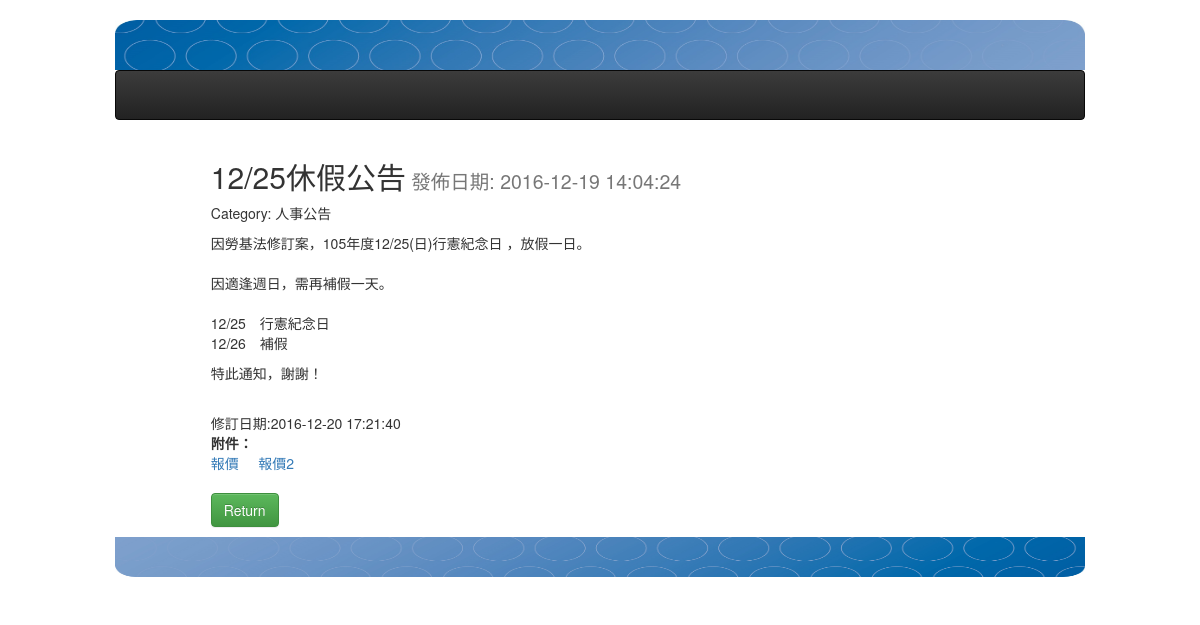
/posts/32/, run on an earlier commit of the app's database.
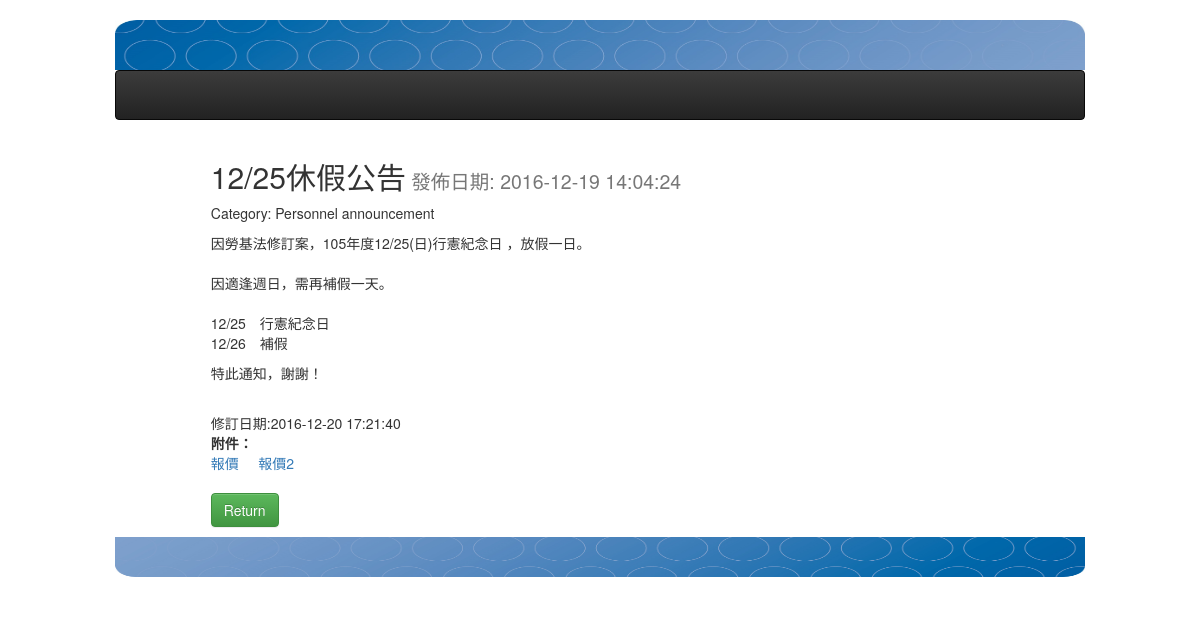
And on a later commit of the database.
### posts/models.py (models this page shows, shortened)
class Post(models.Model):
    categories = models.ForeignKey(Category, default=1)
    subject = models.CharField(max_length=60)
    content = models.TextField()
    timestemp = models.DateTimeField(auto_now_add=True, auto_now=False)
    modify = models.DateTimeField(auto_now_add=False, auto_now=True)
    available = models.BooleanField(default=True)
    istop = models.BooleanField(default=False)
    class Meta:
        ordering = [ '-istop', '-modify','id' ]

class Category(models.Model):
    description = models.CharField(max_length=30, blank=False, null=False )
    slug = models.SlugField(max_length=30,unique=True)
    class Meta:
        ordering = ('description',)
        verbose_name = 'category'
        verbose_name_plural = 'categories'
    def __str__(self):
        return self.description

### posts/views.py (the view)
# urls.py: url(r'^(?P<pk>\d+)/$', views.PostDetail.as_view(), name="detail" ),
class PostDetail(DetailView):
    model = models.Post

### templates/posts/post_detail.html (shortened to what this page needs)
{% extends "base.html" %}
{% block content%}
<div class="col-sm-8 col-md-10 col-sm-offset-1 col-md-offset-1" >
  <h2 class="title"><p>{{ post.subject }}<small>  發佈日期: {{ post.timestemp | date:"Y-m-d H:i:s"  }}</small></p></h2>
  <span>Category:  {{ post.categories }} </span>
  <p>{{ post.content | linebreaks  }}</p>
  <br>修訂日期:{{ post.modify | date:"Y-m-d H:i:s"  }}
  <div>
      <strong>附件：</strong>
      <form enctype="multipart/form-data">
        {% for attach in post.attachment_set.all %}
            {% if attach.filename.url %}
            <span><a href='{{ attach.filename.url }}' target="_blank">{{ attach.remark }}</a> &nbsp&nbsp&nbsp   </span>
            {% endif %}
        {% endfor %}
      </form>
  </div>
  <h3>
    <div class="form-inline">
    <a href="/posts" class="btn btn-success" role="button" >Return</a>
  </div>
  </h3>
</div>
{% endblock content %}

What changed in the data, as far as the page shows it:
changed through a linked row, Post "12/25休假公告": categories "人事公告" → "Personnel announcement"
